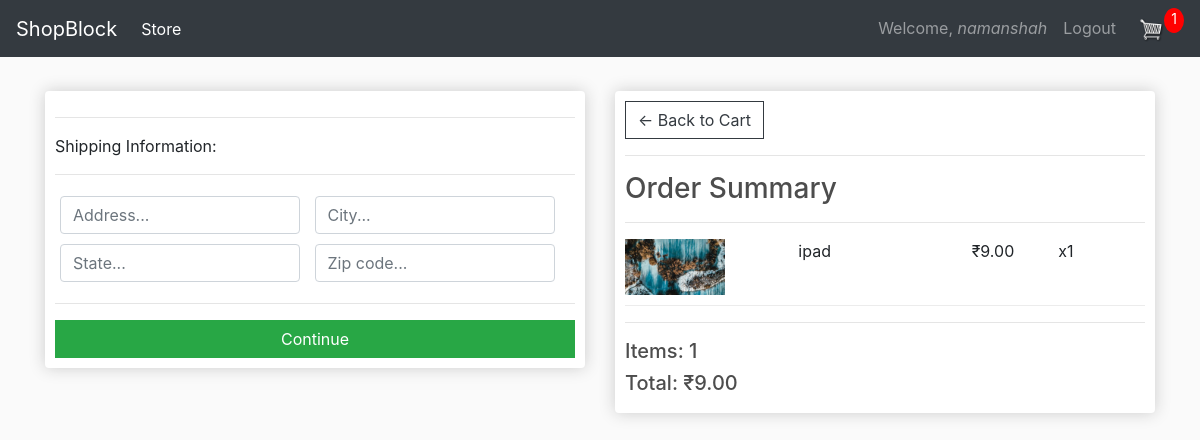
Page /checkout/ (signed in) on the committed database.
### users/models.py (models this page shows, shortened)
class Account(AbstractBaseUser):
	email 					= models.EmailField(verbose_name="email", max_length=60, unique=True)
	username 				= models.CharField(max_length=30, unique=True)
	date_joined				= models.DateTimeField(verbose_name='date joined', auto_now_add=True)
	last_login				= models.DateTimeField(verbose_name='last login', auto_now=True)
	is_admin				= models.BooleanField(default=False)
	is_active				= models.BooleanField(default=True)
	is_staff				= models.BooleanField(default=False)
	is_superuser			= models.BooleanField(default=False)
	USERNAME_FIELD = 'email'
	REQUIRED_FIELDS = ['username']
	objects = MyAccountManager()
	def __str__(self):
		return self.email

### store/models.py (models this page shows, shortened)
class Order(models.Model):
	account			= models.ForeignKey(AUTH_USER_MODEL, on_delete=models.SET_NULL, null=True)
	date_ordered	= models.DateTimeField(auto_now_add=True)
	complete		= models.BooleanField(default=False)
	transaction_id	= models.CharField(max_length=100)
	@property
	def get_cart_total(self):
		orderitems	= self.orderitem_set.all()
		total		= sum([orderitem.get_total for orderitem in orderitems])
		return total
	@property
	def get_cart_quantity(self):
		orderitems	= self.orderitem_set.all()
		total		= sum([orderitem.quantity for orderitem in orderitems])
		return total

class OrderItem(models.Model):
	product			= models.ForeignKey(Product, on_delete=models.SET_NULL, null=True)
	order			= models.ForeignKey(Order, on_delete=models.SET_NULL, null=True)
	quantity		= models.IntegerField(default=0)
	date_added		= models.DateTimeField(auto_now_add=True)
	@property
	def get_total(self):
		return self.product.price*self.quantity

class Product(models.Model):
	name			= models.CharField(max_length=50, null=False, blank=False, unique=True)
	price			= models.FloatField()
	label			= models.CharField(choices=LABEL_CHOICES, max_length=7, default=None)
	image			= models.ImageField(upload_to=upload_location, null=True)

### store/views.py (the view)
# urls.py: path('checkout/', checkout, name='checkout'),
@login_required(login_url='/login/')
def checkout(request):
	account			= request.user
	order, created	= Order.objects.get_or_create(account=account, complete=False)
	items			= order.orderitem_set.all()
	context	= {'items': items, 'order': order}
	return render(request, 'store/checkout.html', context)

### store/templates/store/checkout.html (shortened to what this page needs)
{% extends 'store/main.html' %}
{% load static %}
{% block content %}
     <div class="row">
		<div class="col-lg-6">
			<div class="box-element" id="form-wrapper">
				<form id="form">
					<div id="shipping-info">
						<hr>
						<p>Shipping Information:</p>
						<hr>
						<div class="form-field">
							<input class="form-control" type="text" name="address" placeholder="Address...">
						</div>
						<div class="form-field">
							<input class="form-control" type="text" name="city" placeholder="City...">
						</div>
						<div class="form-field">
							<input class="form-control" type="text" name="state" placeholder="State...">
						</div>
						<div class="form-field">
							<input class="form-control" type="text" name="zipcode" placeholder="Zip code...">
						</div>
					</div>
					<hr>
					<input id="form-button" class="btn btn-success btn-block" type="submit" value="Continue">
				</form>
			</div>
			<br>
		</div>
		<div class="col-lg-6">
			<div class="box-element">
				<a  class="btn btn-outline-dark" href="{% url 'cart' %}">&#x2190; Back to Cart</a>
				<hr>
				<h3>Order Summary</h3>
				<hr>
				{% for item in items %}
				<div class="cart-row">
					<div style="flex:2"><img class="row-image" src="{{item.product.image.url}}"></div>
					<div style="flex:2"><p>{{item.product.name}}</p></div>
					<div style="flex:1"><p>&#8377;{{item.product.price|floatformat:2}}</p></div>
					<div style="flex:1"><p>x{{item.quantity}}</p></div>
				</div>
				{% endfor %}
				<hr>
				<h5>Items: {{order.get_cart_quantity}}</h5>
				<h5>Total: &#8377;{{order.get_cart_total|floatformat:2}}</h5>
			</div>
		</div>
	</div>
{% endblock content %}

### store/templates/store/main.html (shortened to what this page needs)
<!DOCTYPE html>
{% load static %}
<html>
<head>
	<link rel="stylesheet" href="https://stackpath.bootstrapcdn.com/bootstrap/4.4.1/css/bootstrap.min.css">
	<link rel="stylesheet" type="text/css" href="{% static 'css/main.css' %}">
</head>
<body>
	<nav class="navbar navbar-expand-lg navbar-dark bg-dark">
	  <a class="navbar-brand" href="{% url 'home' %}">ShopBlock</a>
	  <div class="collapse navbar-collapse" id="navbarSupportedContent">
	    <ul class="navbar-nav mr-auto">
	      <li class="nav-item active">
	        <a class="nav-link" href="{% url 'home' %}">Store <span class="sr-only">(current)</span></a>
	      </li>
	    </ul>
		<div class="navbar-nav ml-auto">
			{% if user.is_authenticated %}
				<a class="nav-item nav-link" href="{% url 'account' %}">Welcome, <i>{{ user.username }}</i></a>
				<a class="nav-item nav-link" href="{% url 'logout' %}">Logout</a>
				<div class="form-inline my-2 my-lg-0">
					<a href="{% url 'cart' %}"><img  id="cart-icon" src="{% static 'images/cart.png' %}"></a>
				   <p id="cart-total">{{order.get_cart_quantity}}</p>
			   </div>
			{% else %}
				<a class="nav-item nav-link" href="{% url 'login' %}">Login</a>
				<a class="nav-item nav-link" href="{% url 'register' %}">Register</a>
			{% endif %}
		</div>
	  </div>
	</nav>
     <div class="container">
            <br>
            {% block content %}
            {% endblock content %}
         </div>
</body>
</html>

### static/css/main.css (style rules this page uses)
body { background-color: hsl(0, 0%, 98%); }
h1,h2,h3,h4,h5,h6 { color:hsl(0, 0%, 30%); }
.box-element { box-shadow:hsl(0, 0%, 80%) 0 0 16px; background-color: #fff; border-radius: 4px; padding: 10px; }
#cart-icon { width:25px; display: inline-block; margin-left: 15px; }
#cart-total { display: block; text-align: center; color:#fff; background-color: red; width: 20px; height: 25px; border-radius: 50%; font-size: 14px; }
.col-lg-4, .col-lg-6, .col-lg-8, .col-lg-12 { margin-top: 10px; }
.btn { border-radius: 0; }
.row-image { width: 100px; }
.form-field { width:250px; display: inline-block; padding: 5px; }
.cart-row { display: flex; align-items: flex-stretch; padding-bottom: 10px; margin-bottom: 10px; border-bottom: 1px solid #ececec; }

### rows in the picture
Account: username "namanshah"
Order: get_cart_quantity "1", get_cart_total "9.00"
OrderItem: product.image (picture), product.name "ipad", product.price "9.00", quantity "1"
